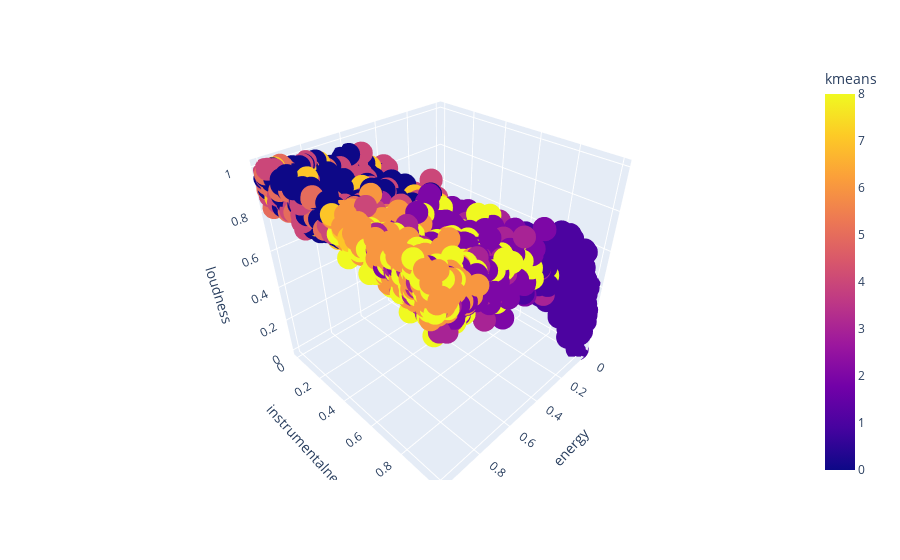

Write notebook code for a chart like this one.
### Code cell
# From the visualization we can clearly see the cluster of 'ambient', which was already quite different in the EDA

kmeans = KMeans(init="k-means++",
                n_clusters=9,
                random_state=15,
                max_iter = 500).fit(X)

X['kmeans'] = kmeans.labels_

fig = px.scatter_3d(X, x='energy', y='instrumentalness', z='loudness',
              color='kmeans')
fig.show()

### Figure 1 — Plotly figure (JSON) as saved in the notebook; plotly's stock layout.template omitted (floating-point values rounded to 4 significant figures; data arrays with more than 128 entries replaced by an {"elided": "..."} marker saying what was removed)
{"data": [{"hovertemplate": "energy=%{x}<br>instrumentalness=%{y}<br>loudness=%{z}<br>kmeans=%{marker.color}<extra></extra>", "legendgroup": "", "marker": {"color": {"elided": "2986 int values"}, "coloraxis": "coloraxis", "symbol": "circle"}, "mode": "markers", "name": "", "scene": "scene", "showlegend": false, "type": "scatter3d", "x": {"elided": "2986 float values"}, "y": {"elided": "2986 float values"}, "z": {"elided": "2986 float values"}}], "layout": {"coloraxis": {"colorbar": {"title": {"text": "kmeans"}}, "colorscale": [[0, "#0d0887"], [0.1111, "#46039f"], [0.2222, "#7201a8"], [0.3333, "#9c179e"], [0.4444, "#bd3786"], [0.5556, "#d8576b"], [0.6667, "#ed7953"], [0.7778, "#fb9f3a"], [0.8889, "#fdca26"], [1, "#f0f921"]]}, "legend": {"tracegroupgap": 0}, "margin": {"t": 60}, "scene": {"domain": {"x": [0, 1], "y": [0, 1]}, "xaxis": {"title": {"text": "energy"}}, "yaxis": {"title": {"text": "instrumentalness"}}, "zaxis": {"title": {"text": "loudness"}}}}}
